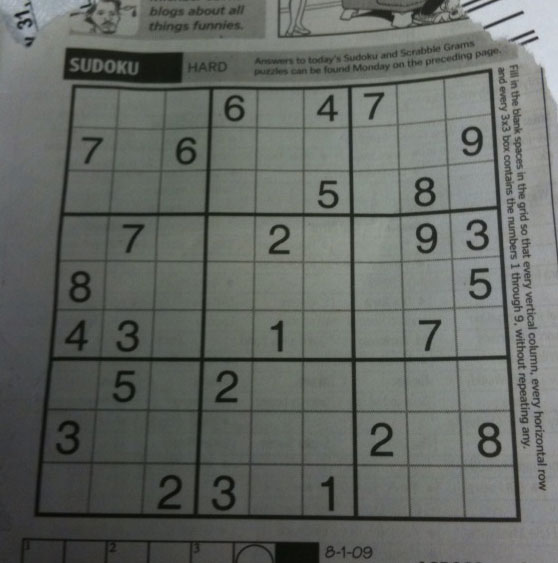
#> input picture data/sudoku.png, 558 x 563 px, found by its file name
$ python 17.py
#> lines starting #> are read from the running program, lines starting #| are printed output that depends on the picture; after the words box and inside, x2 and y2 are one past the last pixel; in counts of white or black regions, pixels touching at a corner belong together
import cv2 as cv
import numpy as np
import matplotlib.pyplot as plt

img=cv.imread('data\sudoku.png',0)
#> img: shape (563, 558); min 7, max 218, mean 101.8
_,th1=cv.threshold(img,127,255,cv.THRESH_BINARY)
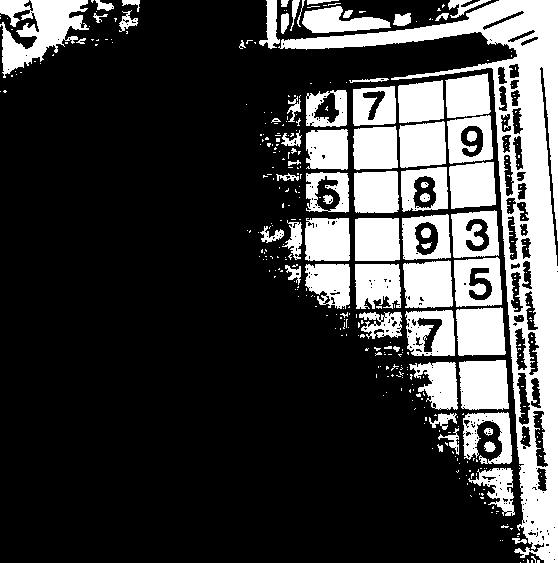
#> th1: shape (563, 558); 25.3% white; 376 white regions (307 under 20 px), largest, box (x1, y1, x2, y2) and area: (278, 0, 558, 563) 25952, (0, 0, 89, 78) 3634, (459, 360, 509, 410) 2273
th2=cv.adaptiveThreshold(img,255,cv.ADAPTIVE_THRESH_MEAN_C,cv.THRESH_BINARY,9,10)
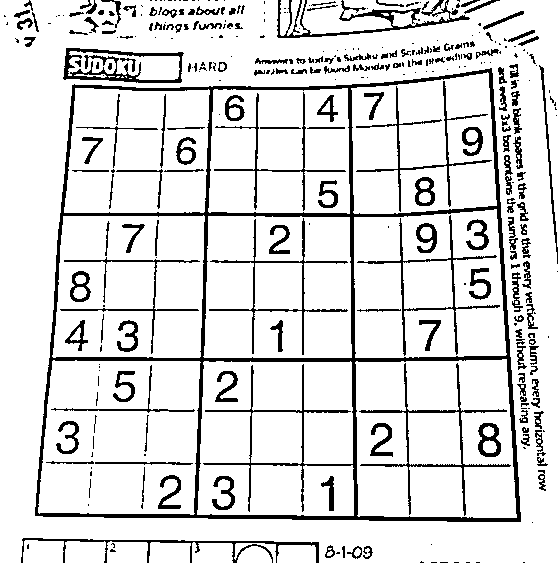
#> th2: shape (563, 558); 86.8% white; 354 black regions (170 under 20 px), largest, box (x1, y1, x2, y2) and area: (35, 68, 521, 522) 14115, (277, 0, 470, 38) 1512, (359, 363, 511, 516) 1383
th3=cv.adaptiveThreshold(img,255,cv.ADAPTIVE_THRESH_GAUSSIAN_C,cv.THRESH_BINARY,15,10)
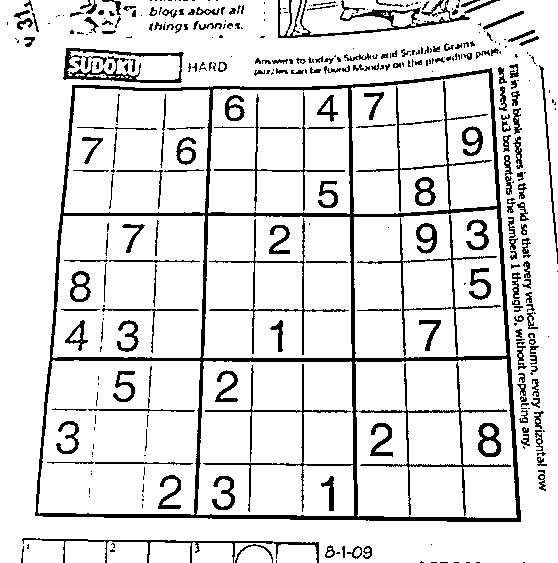
#> th3: shape (563, 558); 87.5% white; 379 black regions (180 under 20 px), largest, box (x1, y1, x2, y2) and area: (35, 68, 521, 522) 14746, (278, 0, 470, 38) 1321, (359, 362, 511, 516) 1279
cv.imshow('sudoku',img)
cv.imshow('th1',th1)
cv.imshow('th2',th2)
cv.imshow('th3',th3)

cv.waitKey(0)
cv.destroyAllWindows()

$ run again, with data/aloeGT.png copied over data/sudoku.png
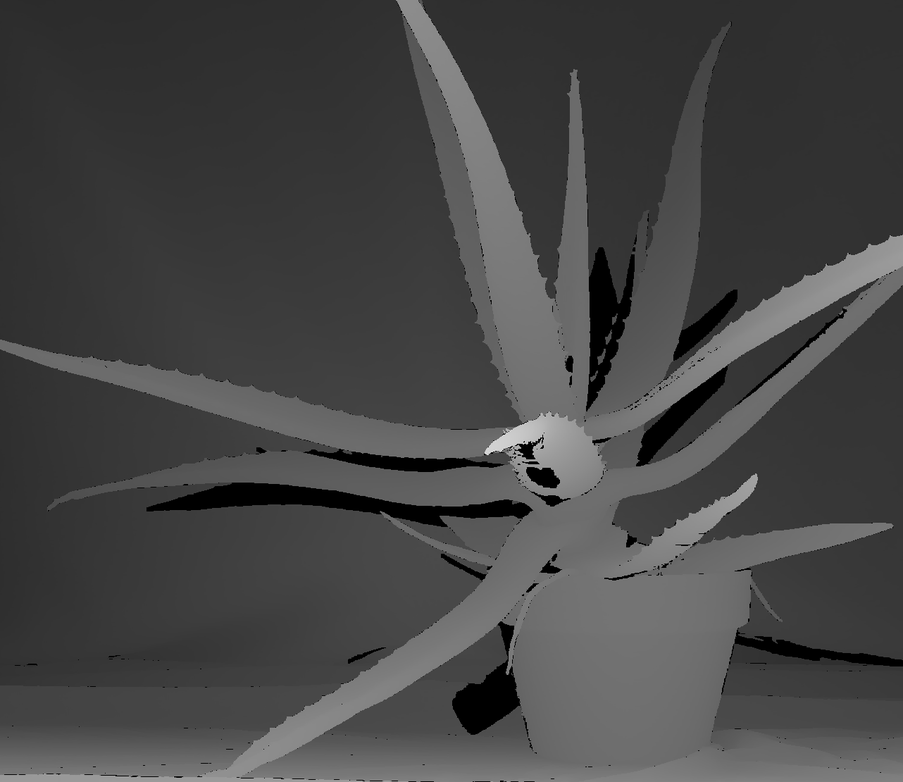
#> input picture data/aloeGT.png, 903 x 782 px, shrunk from 1282 x 1110 before the run, found by its file name
#> img is the input picture: shape (782, 903); min 0, max 233, mean 69.8
#> `_,th1=cv.threshold(img,127,255,cv.THRESH_BINARY)`:
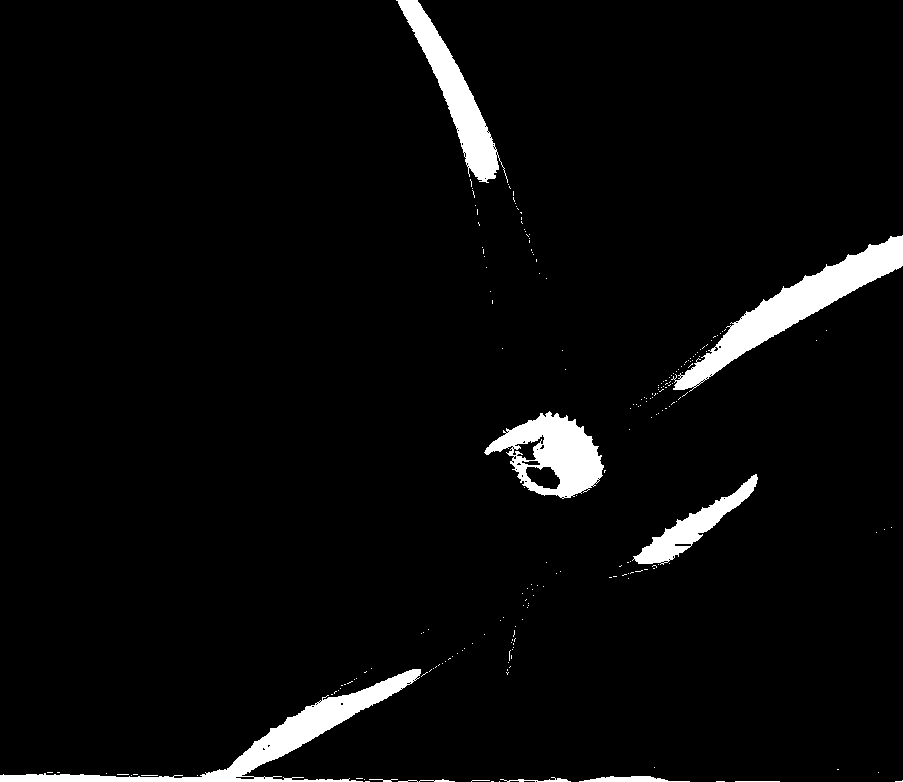
#> th1: shape (782, 903); 4.1% white; 217 white regions (206 under 20 px), largest, box (x1, y1, x2, y2) and area: (671, 235, 903, 392) 7750, (0, 669, 421, 782) 6745, (484, 411, 604, 499) 5333
#> th2: shape (782, 903); 96.3% white; 527 black regions (433 under 20 px), largest, box (x1, y1, x2, y2) and area: (146, 483, 533, 527) 2615, (586, 247, 635, 412) 1777, (422, 0, 571, 303) 1631
#> `th3=cv.adaptiveThreshold(img,255,cv.ADAPTIVE_THRESH_GAUSSIAN_C,cv.THRE..`:
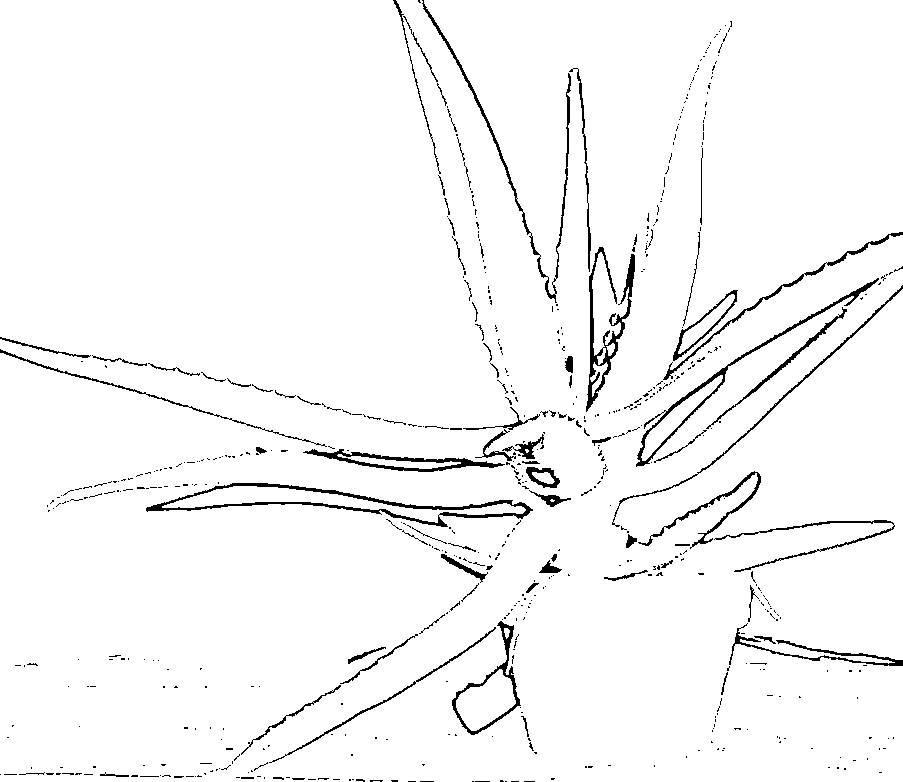
#> th3: shape (782, 903); 96.7% white; black in thin lines or dots

$ run again, with data/basketball1.png copied over data/sudoku.png
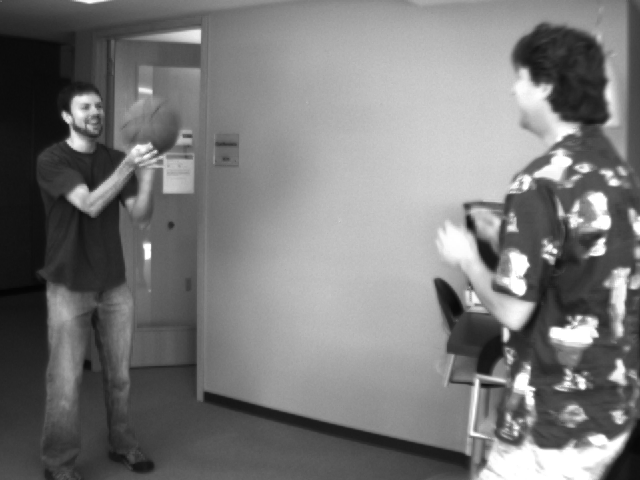
#> input picture data/basketball1.png, 640 x 480 px, found by its file name
#> img is the input picture: shape (480, 640); min 4, max 255, mean 120.3
#> `_,th1=cv.threshold(img,127,255,cv.THRESH_BINARY)`:
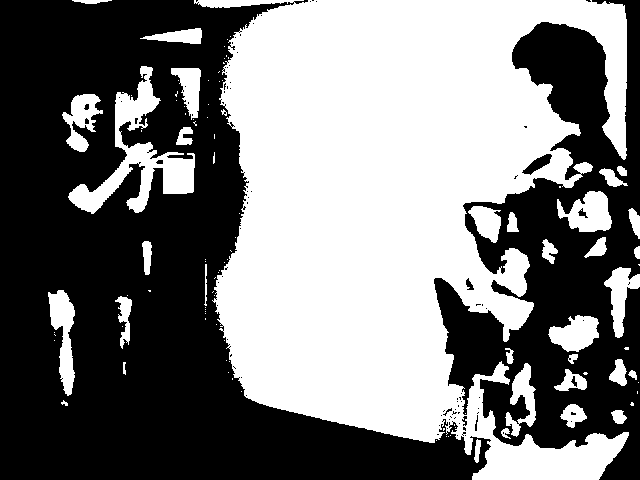
#> th1: shape (480, 640); 47.6% white; 104 white regions (69 under 20 px), largest, box (x1, y1, x2, y2) and area: (194, 0, 629, 480) 127311, (68, 66, 195, 214) 5217, (48, 290, 75, 396) 1502
#> th2: shape (480, 640); 92.8% white; 386 black regions (279 under 20 px), largest, box (x1, y1, x2, y2) and area: (561, 154, 632, 262) 1460, (59, 128, 178, 283) 1287, (203, 392, 473, 472) 1003
#> `th3=cv.adaptiveThreshold(img,255,cv.ADAPTIVE_THRESH_GAUSSIAN_C,cv.THRE..`:
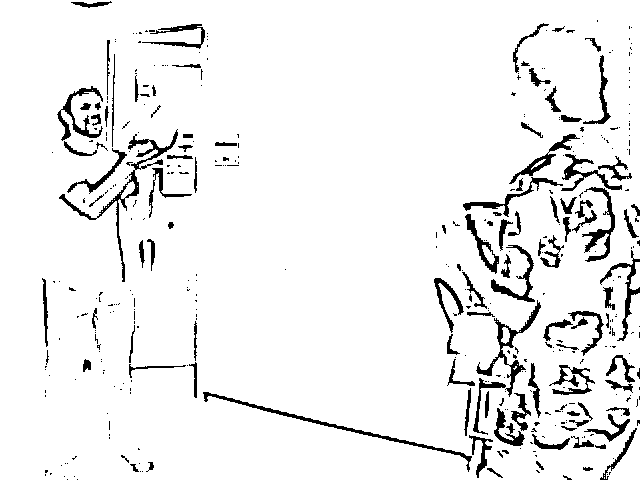
#> th3: shape (480, 640); 93.5% white; 404 black regions (295 under 20 px), largest, box (x1, y1, x2, y2) and area: (59, 129, 178, 282) 1175, (203, 392, 472, 472) 952, (476, 300, 541, 397) 850
